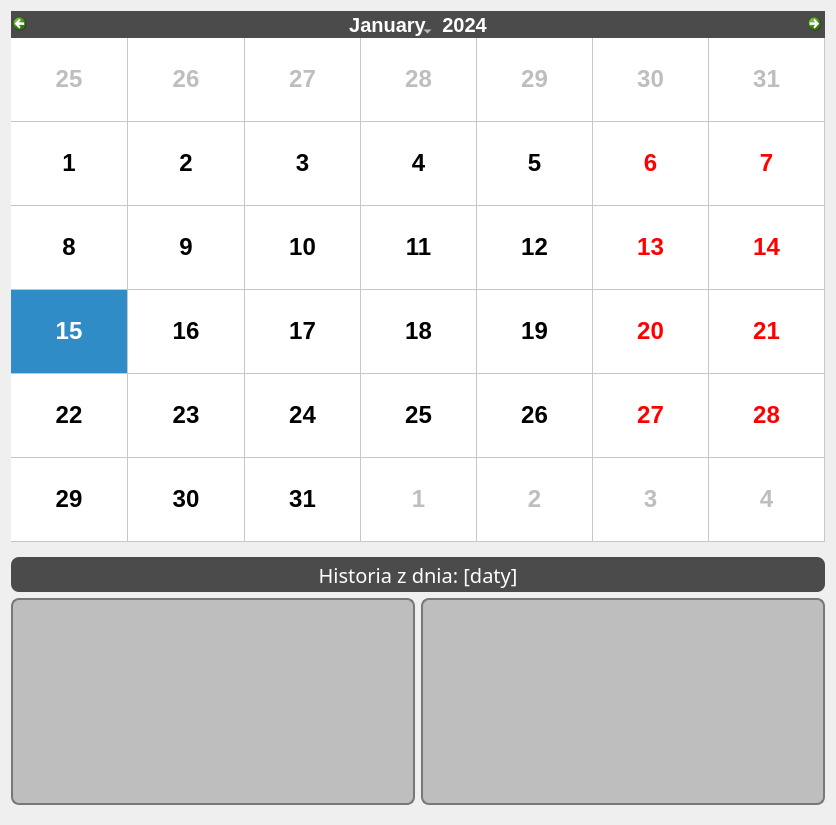
<?xml version="1.0" encoding="UTF-8"?>
<ui version="4.0">
 <class>Form</class>
 <widget class="QWidget" name="Form">
  <property name="geometry">
   <rect>
    <x>0</x>
    <y>0</y>
    <width>836</width>
    <height>825</height>
   </rect>
  </property>
  <property name="windowTitle">
   <string>Form</string>
  </property>
  <property name="styleSheet">
   <string notr="true">QCalendarWidget QWidget#qt_calendar_navigationbar {
        background-color: #2196F3; /* Niebieski kolor */
        color: white;
    }
    QCalendarWidget QToolButton {
        color: white; /* Kolor tekstu przycisków */
        background-color: #1976D2; /* Kolor tła przycisków */
        border: none;
    }
    QCalendarWidget QToolButton:hover {
        background-color: #0D47A1; /* Kolor tła przycisków po najechaniu */
    }</string>
  </property>
  <layout class="QVBoxLayout" name="verticalLayout_2" stretch="2,1">
   <item>
    <widget class="QCalendarWidget" name="calendarWidget">
     <property name="font">
      <font>
       <family>Segoe UI</family>
       <pointsize>18</pointsize>
       <weight>75</weight>
       <italic>false</italic>
       <bold>true</bold>
      </font>
     </property>
     <property name="cursor">
      <cursorShape>PointingHandCursor</cursorShape>
     </property>
     <property name="autoFillBackground">
      <bool>false</bool>
     </property>
     <property name="styleSheet">
      <string notr="true"> QCalendarWidget{
background-color: rgb(190, 190, 190);
border: 2px solid rgb(120, 120, 120);
border-radius: 8px;
 
}           

 QCalendarWidget QWidget#qt_calendar_navigationbar {
                background-color: rgb(75, 75, 75);
color: white;
 
            }
            
            QCalendarWidget QToolButton {
               background-color: rgb(75, 75, 75);
color: white;
 
                color: white;
                font-size: 20px; 
            }
            
            QCalendarWidget QToolButton:hover {
                background-color: rgb(100, 100, 100);
            }

            QCalendarWidget QToolButton#qt_calendar_yearbutton,
            QCalendarWidget QToolButton#qt_calendar_monthbutton {
                background-color: rgb(75, 75, 75); 
                color: white; 
            }

            QCalendarWidget QToolButton#qt_calendar_yearbutton:hover,
            QCalendarWidget QToolButton#qt_calendar_monthbutton:hover {
                background-color: rgb(100, 100, 100); 
            }</string>
     </property>
     <property name="minimumDate">
      <date>
       <year>2000</year>
       <month>1</month>
       <day>1</day>
      </date>
     </property>
     <property name="maximumDate">
      <date>
       <year>2100</year>
       <month>12</month>
       <day>31</day>
      </date>
     </property>
     <property name="gridVisible">
      <bool>true</bool>
     </property>
     <property name="horizontalHeaderFormat">
      <enum>QCalendarWidget::NoHorizontalHeader</enum>
     </property>
     <property name="verticalHeaderFormat">
      <enum>QCalendarWidget::NoVerticalHeader</enum>
     </property>
     <property name="dateEditEnabled">
      <bool>true</bool>
     </property>
    </widget>
   </item>
   <item>
    <widget class="QWidget" name="widget" native="true">
     <layout class="QVBoxLayout" name="verticalLayout">
      <property name="leftMargin">
       <number>0</number>
      </property>
      <property name="rightMargin">
       <number>0</number>
      </property>
      <property name="bottomMargin">
       <number>0</number>
      </property>
      <item>
       <widget class="QLabel" name="history_label">
        <property name="minimumSize">
         <size>
          <width>0</width>
          <height>35</height>
         </size>
        </property>
        <property name="font">
         <font>
          <family>Segoe UI Semibold</family>
          <pointsize>15</pointsize>
          <weight>50</weight>
          <bold>false</bold>
         </font>
        </property>
        <property name="styleSheet">
         <string notr="true">background-color: rgb(75, 75, 75);
color: white;
border-radius: 8px;
 </string>
        </property>
        <property name="text">
         <string>Historia z dnia: [daty]</string>
        </property>
        <property name="scaledContents">
         <bool>false</bool>
        </property>
        <property name="alignment">
         <set>Qt::AlignCenter</set>
        </property>
       </widget>
      </item>
      <item>
       <widget class="QWidget" name="widget_2" native="true">
        <layout class="QHBoxLayout" name="horizontalLayout">
         <property name="leftMargin">
          <number>0</number>
         </property>
         <property name="topMargin">
          <number>0</number>
         </property>
         <property name="rightMargin">
          <number>0</number>
         </property>
         <item>
          <widget class="QListWidget" name="workouts_list">
           <property name="font">
            <font>
             <family>Segoe UI</family>
             <pointsize>15</pointsize>
            </font>
           </property>
           <property name="cursor" stdset="0">
            <cursorShape>ArrowCursor</cursorShape>
           </property>
           <property name="styleSheet">
            <string notr="true">background-color: rgb(190, 190, 190);
border: 2px solid rgb(120, 120, 120);
border-radius: 8px;
 </string>
           </property>
          </widget>
         </item>
         <item>
          <widget class="QListWidget" name="exercises_list">
           <property name="font">
            <font>
             <family>Segoe UI Light</family>
             <pointsize>14</pointsize>
            </font>
           </property>
           <property name="styleSheet">
            <string notr="true">background-color: rgb(190, 190, 190);
border: 2px solid rgb(120, 120, 120);
border-radius: 8px;
 </string>
           </property>
          </widget>
         </item>
        </layout>
       </widget>
      </item>
     </layout>
    </widget>
   </item>
  </layout>
 </widget>
 <resources/>
 <connections/>
</ui>
